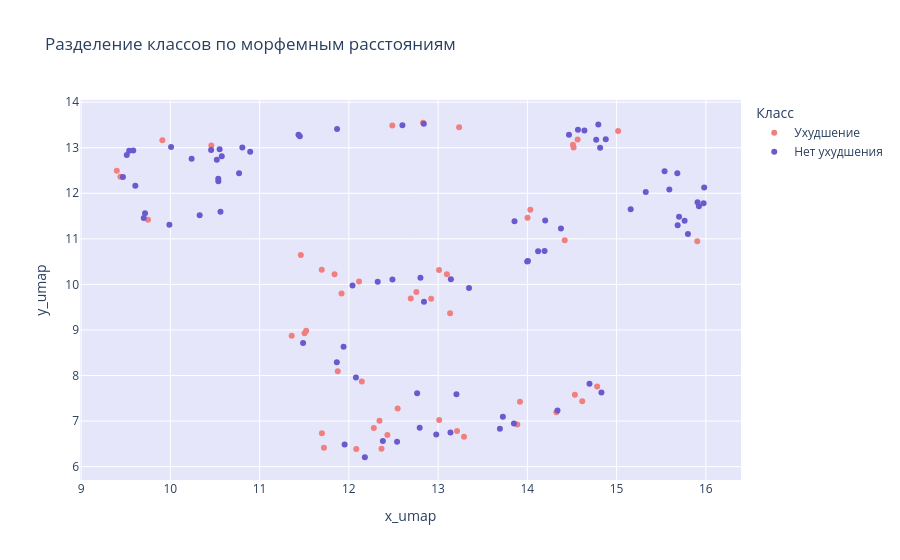

Here is the notebook cell this chart was saved with:
### Code cell
morpheme_cols = ['postfix_position', 'different_agreement', 'PREF1', 'PREF2', 'ROOT1', 'ROOT2', 'LINK', 
                 'SUFF1', 'SUFF2', 'SUFF3', 'END', 'POSTFIX']

df_concat = pd.concat([df, dff], ignore_index=True)
X = df_concat[morpheme_cols].copy()

# UMAP до 2D
reducer = umap.UMAP(random_state=42)
embedding = reducer.fit_transform(X)

# Добавляем координаты и класс
df_viz = df_concat.copy()
df_viz['x_umap'] = embedding[:, 0]
df_viz['y_umap'] = embedding[:, 1]
df_viz['Класс'] = (df_concat['explained_mistakes'] < 0).map({True: 'Ухудшение', False: 'Нет ухудшения'})

# Интерактивный график
fig = px.scatter(df_viz, 
                 x='x_umap',        
                 y='y_umap',        
                 color='Класс',
                 color_discrete_map={'Нет ухудшения': '#6A5ACD', 'Ухудшение': '#F08080'},
                 hover_data=['pair', 'PREF1', 'ROOT1', 'SUFF1'],
                 title='Разделение классов по морфемным расстояниям')

fig.update_layout(
    plot_bgcolor='lavender',
    paper_bgcolor='white'
)
fig.show()

### Figure 1 — Plotly figure (JSON) as saved in the notebook; plotly's stock layout.template omitted (floating-point values rounded to 4 significant figures; data arrays with more than 128 entries replaced by an {"elided": "..."} marker saying what was removed)
{"data": [{"customdata": {"elided": "49x4 mixed values"}, "hovertemplate": "Класс=Ухудшение<br>x_umap=%{x}<br>y_umap=%{y}<br>pair=%{customdata[0]}<br>PREF1=%{customdata[1]}<br>ROOT1=%{customdata[2]}<br>SUFF1=%{customdata[3]}<extra></extra>", "legendgroup": "Ухудшение", "marker": {"color": "#F08080", "symbol": "circle"}, "mode": "markers", "name": "Ухудшение", "orientation": "v", "showlegend": true, "type": "scatter", "x": [11.52, 14.53, 13.01, 12.76, 12.55, 11.92, 14.32, 12.43, 14.51, 12.08, 13.01, 12.37, 11.5, 12.92, 12.83, 11.72, 12.69, 12.34, 14.52, 14.42, 12.11, 13.92, 14.56, 13.1, 11.46, 12.28, 10.46, 14.0, 14.61, 15.02, 9.4, 11.7, 11.88, 9.911, 13.89, 11.84, 9.75, 11.7, 13.29, 11.36, 12.49, 13.21, 14.78, 15.9, 14.03, 13.24, 13.13, 12.15, 9.441], "xaxis": "x", "y": [8.98, 7.577, 7.025, 9.832, 7.274, 9.801, 7.193, 6.696, 13.06, 6.387, 10.31, 6.393, 8.929, 9.687, 13.55, 6.416, 9.689, 7.009, 13.01, 10.97, 10.07, 7.423, 13.18, 10.22, 10.65, 6.849, 13.05, 11.46, 7.437, 13.37, 12.5, 6.731, 8.092, 13.16, 6.922, 10.22, 11.42, 10.32, 6.656, 8.874, 13.49, 6.781, 7.757, 10.95, 11.64, 13.45, 9.367, 7.869, 12.36], "yaxis": "y"}, {"customdata": {"elided": "79x4 mixed values"}, "hovertemplate": "Класс=Нет ухудшения<br>x_umap=%{x}<br>y_umap=%{y}<br>pair=%{customdata[0]}<br>PREF1=%{customdata[1]}<br>ROOT1=%{customdata[2]}<br>SUFF1=%{customdata[3]}<extra></extra>", "legendgroup": "Нет ухудшения", "marker": {"color": "#6A5ACD", "symbol": "circle"}, "mode": "markers", "name": "Нет ухудшения", "orientation": "v", "showlegend": true, "type": "scatter", "x": [15.7, 14.38, 11.87, 9.608, 12.77, 13.73, 12.79, 10.81, 15.59, 14.83, 14.12, 9.702, 11.95, 13.14, 14.0, 13.86, 15.16, 15.97, 11.44, 12.49, 9.539, 15.91, 14.64, 10.01, 15.68, 10.24, 13.69, 11.49, 13.85, 15.68, 12.84, 15.92, 14.47, 10.54, 10.89, 14.88, 9.584, 12.38, 13.21, 11.94, 12.32, 10.56, 11.87, 15.98, 15.33, 13.35, 10.58, 15.76, 10.77, 10.33, 12.8, 14.57, 10.46, 10.55, 11.45, 9.469, 9.512, 10.52, 14.81, 15.8, 9.989, 12.04, 12.6, 14.2, 9.716, 12.98, 10.54, 12.18, 14.7, 15.54, 14.77, 14.34, 14.01, 12.08, 13.14, 14.19, 12.84, 14.8, 12.54], "xaxis": "x", "y": [11.48, 11.23, 13.41, 12.16, 7.611, 7.093, 6.855, 13.0, 12.08, 7.629, 10.73, 11.46, 6.488, 6.749, 10.5, 11.39, 11.65, 11.78, 13.28, 10.11, 12.93, 11.8, 13.38, 13.02, 12.44, 12.76, 6.832, 8.715, 6.948, 11.3, 13.53, 11.71, 13.28, 12.26, 12.91, 13.18, 12.94, 6.561, 7.59, 8.63, 10.06, 11.59, 8.291, 12.13, 12.03, 9.919, 12.81, 11.4, 12.44, 11.52, 10.15, 13.4, 12.95, 12.96, 13.25, 12.36, 12.84, 12.74, 13.0, 11.11, 11.31, 9.977, 13.49, 11.4, 11.56, 6.707, 12.32, 6.206, 7.817, 12.48, 13.18, 7.23, 10.51, 7.954, 10.11, 10.73, 9.622, 13.51, 6.548], "yaxis": "y"}], "layout": {"legend": {"title": {"text": "Класс"}, "tracegroupgap": 0}, "paper_bgcolor": "white", "plot_bgcolor": "lavender", "title": {"text": "Разделение классов по морфемным расстояниям"}, "xaxis": {"anchor": "y", "domain": [0, 1], "title": {"text": "x_umap"}}, "yaxis": {"anchor": "x", "domain": [0, 1], "title": {"text": "y_umap"}}}}
